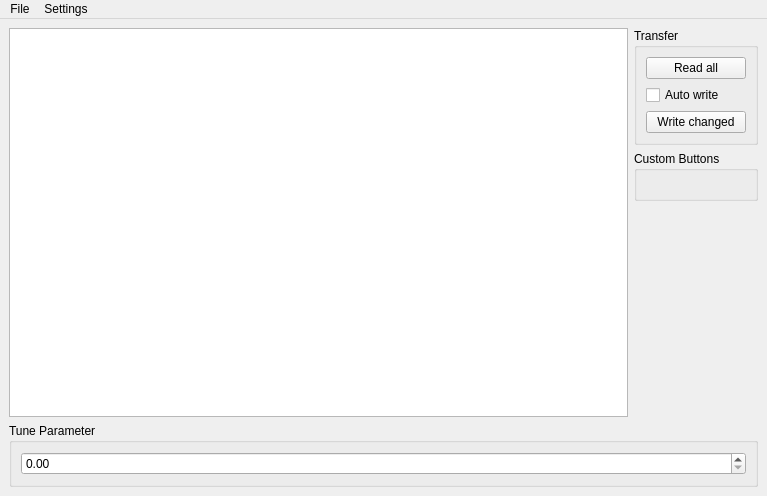
<?xml version="1.0" encoding="UTF-8"?>
<ui version="4.0">
 <class>CommanderDialog</class>
 <widget class="QMainWindow" name="CommanderDialog">
  <property name="geometry">
   <rect>
    <x>0</x>
    <y>0</y>
    <width>767</width>
    <height>496</height>
   </rect>
  </property>
  <property name="windowTitle">
   <string>Commander</string>
  </property>
  <widget class="QWidget" name="centralWidget">
   <layout class="QVBoxLayout" name="verticalLayout">
    <item>
     <layout class="QHBoxLayout" name="horizontalLayout">
      <item>
       <widget class="QTreeView" name="treeView">
        <property name="dragEnabled">
         <bool>true</bool>
        </property>
        <property name="dragDropMode">
         <enum>QAbstractItemView::InternalMove</enum>
        </property>
        <property name="defaultDropAction">
         <enum>Qt::MoveAction</enum>
        </property>
        <property name="selectionMode">
         <enum>QAbstractItemView::ContiguousSelection</enum>
        </property>
       </widget>
      </item>
      <item>
       <layout class="QVBoxLayout" name="verticalLayout_2">
        <property name="sizeConstraint">
         <enum>QLayout::SetFixedSize</enum>
        </property>
        <item>
         <widget class="QGroupBox" name="groupBox_2">
          <property name="title">
           <string>Transfer</string>
          </property>
          <layout class="QVBoxLayout" name="verticalLayout_3">
           <item>
            <widget class="QPushButton" name="readButton">
             <property name="sizePolicy">
              <sizepolicy hsizetype="Fixed" vsizetype="Fixed">
               <horstretch>0</horstretch>
               <verstretch>0</verstretch>
              </sizepolicy>
             </property>
             <property name="minimumSize">
              <size>
               <width>100</width>
               <height>0</height>
              </size>
             </property>
             <property name="text">
              <string>Read all</string>
             </property>
            </widget>
           </item>
           <item>
            <widget class="QCheckBox" name="autoWriteCheckBox">
             <property name="text">
              <string>Auto write</string>
             </property>
            </widget>
           </item>
           <item>
            <widget class="QPushButton" name="writeButton">
             <property name="text">
              <string>Write changed</string>
             </property>
            </widget>
           </item>
          </layout>
         </widget>
        </item>
        <item>
         <widget class="QGroupBox" name="customButtonGroupbox">
          <property name="minimumSize">
           <size>
            <width>0</width>
            <height>50</height>
           </size>
          </property>
          <property name="title">
           <string>Custom Buttons</string>
          </property>
          <layout class="QVBoxLayout" name="customButtonVerticalLayout"/>
         </widget>
        </item>
        <item>
         <spacer name="verticalSpacer">
          <property name="orientation">
           <enum>Qt::Vertical</enum>
          </property>
          <property name="sizeHint" stdset="0">
           <size>
            <width>20</width>
            <height>40</height>
           </size>
          </property>
         </spacer>
        </item>
       </layout>
      </item>
     </layout>
    </item>
    <item>
     <widget class="QGroupBox" name="groupBox">
      <property name="title">
       <string>Tune Parameter</string>
      </property>
      <layout class="QHBoxLayout" name="horizontalLayout_2">
       <item>
        <widget class="QDoubleSpinBox" name="doubleSpinBox"/>
       </item>
      </layout>
     </widget>
    </item>
   </layout>
  </widget>
  <widget class="QMenuBar" name="menuBar">
   <property name="geometry">
    <rect>
     <x>0</x>
     <y>0</y>
     <width>767</width>
     <height>21</height>
    </rect>
   </property>
   <widget class="QMenu" name="menuFile">
    <property name="title">
     <string>File</string>
    </property>
    <addaction name="actionSave_Commander"/>
    <addaction name="actionSaveAs"/>
   </widget>
   <widget class="QMenu" name="menuSettings">
    <property name="title">
     <string>Settings</string>
    </property>
    <addaction name="actionEditMode"/>
    <addaction name="actionSetProperties"/>
   </widget>
   <addaction name="menuFile"/>
   <addaction name="menuSettings"/>
  </widget>
  <action name="actionAddParameter">
   <property name="text">
    <string>Add Parameter</string>
   </property>
  </action>
  <action name="actionDelete">
   <property name="text">
    <string>Delete</string>
   </property>
  </action>
  <action name="actionAddButton">
   <property name="text">
    <string>Add Button</string>
   </property>
  </action>
  <action name="actionDeleteButton">
   <property name="text">
    <string>Delete Button</string>
   </property>
  </action>
  <action name="actionEditButton">
   <property name="text">
    <string>Edit Button</string>
   </property>
  </action>
  <action name="actionMoveButtonUp">
   <property name="text">
    <string>Move Up</string>
   </property>
  </action>
  <action name="actionMoveButtonDown">
   <property name="text">
    <string>Move Down</string>
   </property>
  </action>
  <action name="actionSave_Commander">
   <property name="text">
    <string>Save</string>
   </property>
  </action>
  <action name="actionEditMode">
   <property name="checkable">
    <bool>true</bool>
   </property>
   <property name="text">
    <string>Edit mode</string>
   </property>
  </action>
  <action name="actionSetProperties">
   <property name="text">
    <string>Set Properties</string>
   </property>
  </action>
  <action name="actionSaveAs">
   <property name="text">
    <string>Save as...</string>
   </property>
  </action>
 </widget>
 <resources/>
 <connections/>
</ui>
